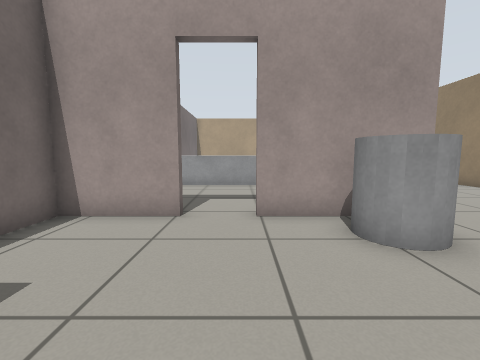
view 1 (above)

18 first-person views from a walk through a robot-simulator world made for Gazebo. The camera is 0.72 m above the floor, tilts 6° down and sees 90° across. The floor is counted in squares, 0.5 m on a side. Each view is taken from the middle of a square. On the plan, view 1 faces up. The plan holds only what a view shows up to about 13 squares ahead; the rest is blank.

view 2
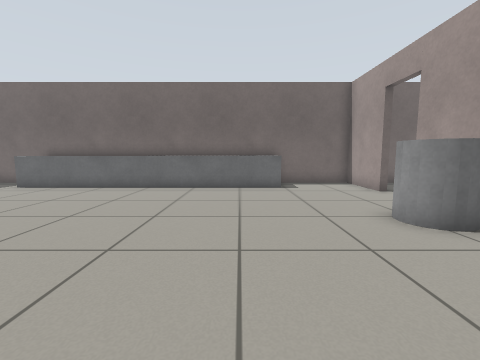

view 3
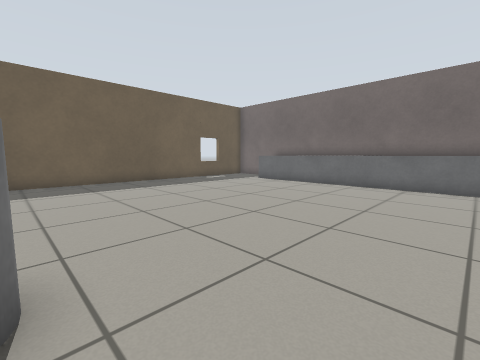

view 4
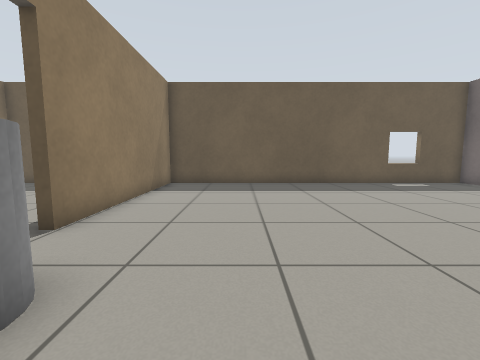

view 5
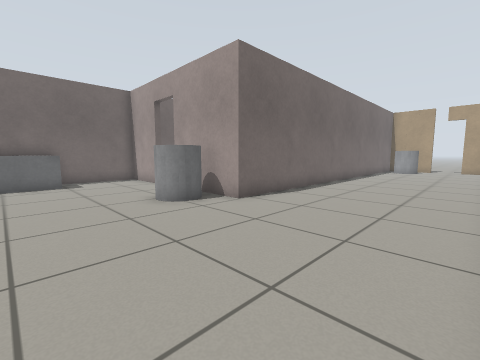

view 6
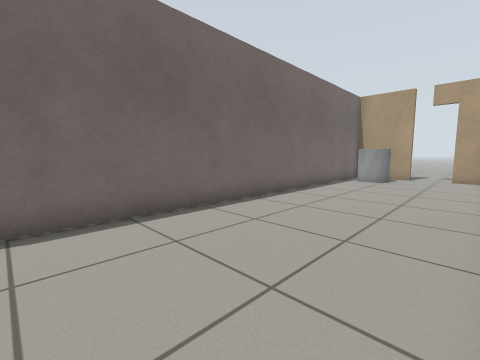

view 7
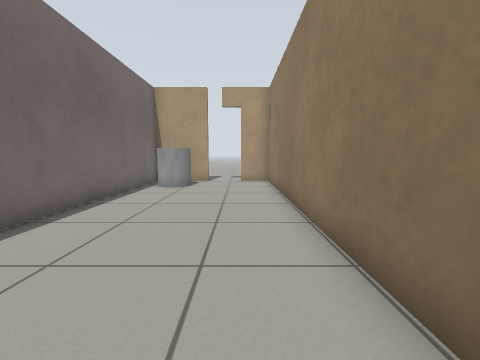

view 8
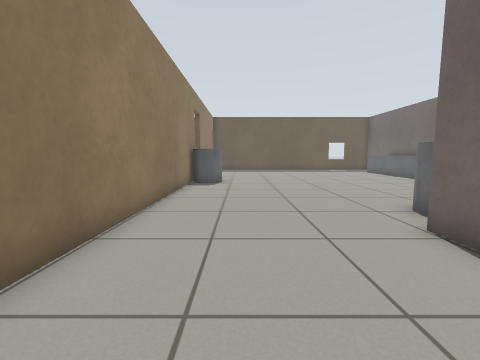

view 9
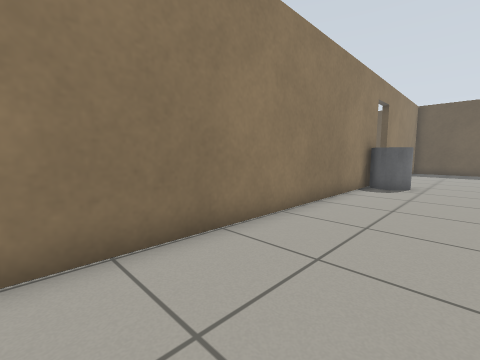

view 10
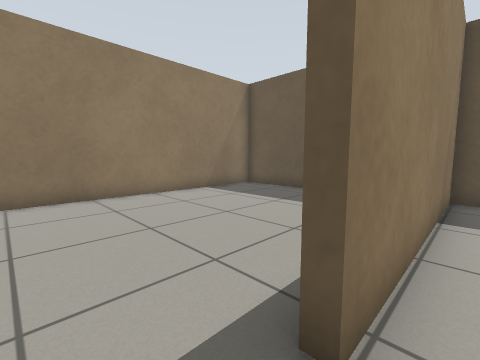

view 11
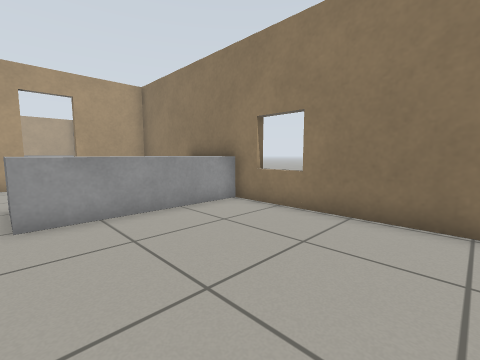

view 12
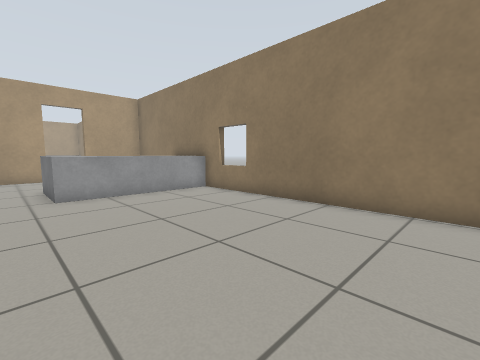

view 13
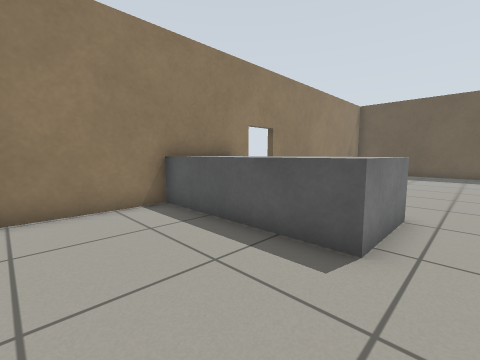

view 14
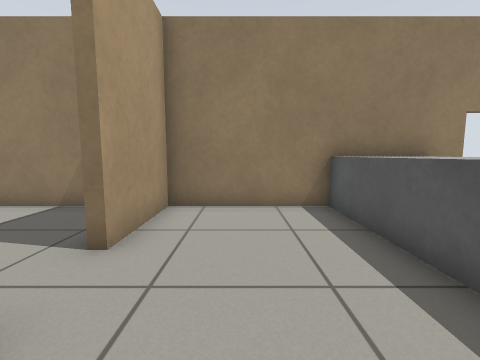

view 15
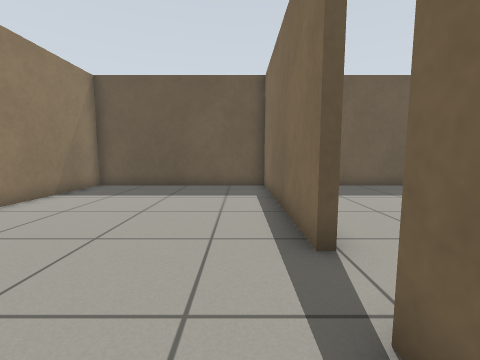

view 16
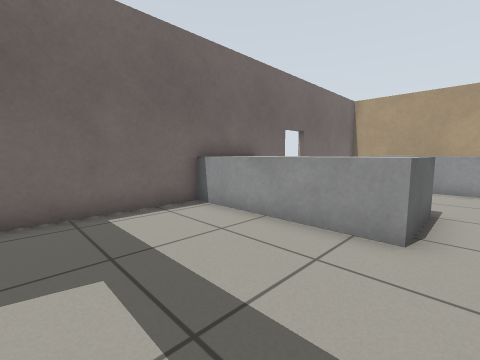

view 17
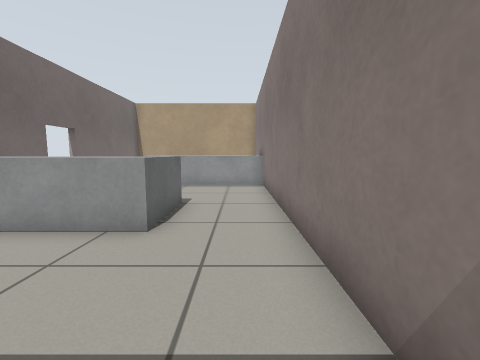

view 18
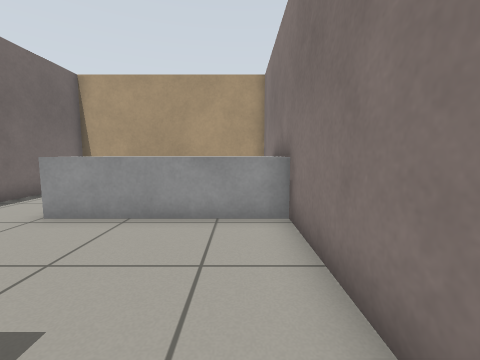

### Floor plan
Ten units are one square. View 1 is at (0, 0); x grows to the right and y downward. Boxes are objects, and circles mark ways between rooms. Rooms are numbered by the first view taken in them; rooms with no view inside come last. Other rooms are left out.
<svg viewBox="-50 -247 241 384">
<path fill="none" stroke="#000" d="M-14 -55 -43 -55 -43 -24M106 38 106 -125M106 -144 106 -242 90 -242M-43 104 -43 132 106 132 106 54M44 -185 44 -55 4 -55M74 -242 44 -242 44 -204M109 30 109 38M109 54 109 132 186 132 186 -70 155 -70M137 -70 119 -70M-43 -115 -43 -69M41 -204 41 -242 -43 -242 -43 -144M41 -80 41 -185"/>
<rect x="-45" y="-25" width="20" height="130" fill="#bbb"><title>grey box</title></rect>
<rect x="15" y="-55" width="20" height="20" fill="#bbb"><title>grey cylinder</title></rect>
<rect x="45" y="-235" width="20" height="20" fill="#bbb"><title>grey cylinder</title></rect>
<rect x="85" y="15" width="20" height="20" fill="#bbb"><title>grey cylinder</title></rect>
<rect x="125" y="-25" width="60" height="30" fill="#bbb"><title>grey box</title></rect>
<rect x="-45" y="-145" width="60" height="30" fill="#bbb"><title>grey box</title></rect>
<rect x="-15" y="-215" width="60" height="30" fill="#bbb"><title>grey box</title></rect>
<circle cx="110" cy="45" r="3" fill="#2a7"/>
<circle cx="-5" cy="-60" r="3" fill="#2a7"/>
<text x="50" y="-20">1</text>
<text x="150" y="30">2</text>
<text x="0" y="-150">3</text>
</svg>
Room 1 opens to room 2. Room 1 opens to room 3.

Where each view was taken, in squares from view 1:
view 1: 0 up, 0 right, facing up
view 2: 0 up, 8 right, facing left
view 3: 0 up, 9 right, facing down-left
view 4: 1 down, 7 right, facing down
view 5: 0 up, 10 right, facing up-left
view 6: 8 up, 10 right, facing up-left
view 7: 11 up, 9 right, facing up
view 8: 10 up, 8 right, facing down
view 9: 9 up, 7 right, facing down-right
view 10: 4 down, 10 right, facing down-right
view 11: 6 down, 13 right, facing up-right
view 12: 9 down, 12 right, facing up-right
view 13: 6 up, 12 right, facing down-right
view 14: 5 up, 12 right, facing right
view 15: 2 down, 12 right, facing down
view 16: 7 up, 2 right, facing up-left
view 17: 7 up, 3 right, facing up
view 18: 13 up, 3 right, facing up
